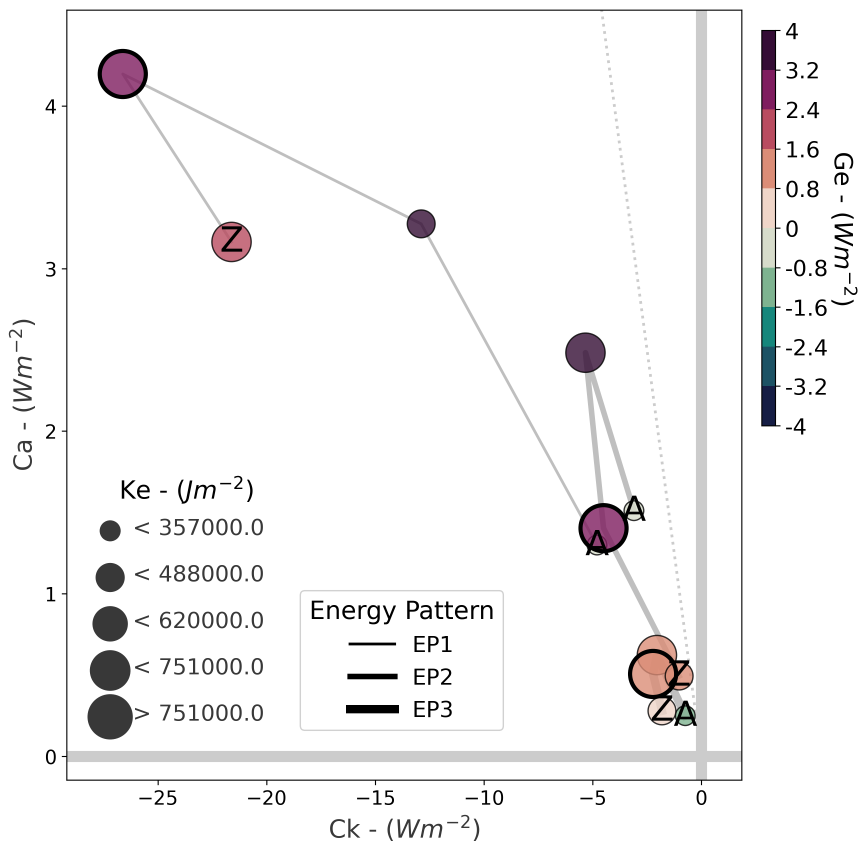
#> input picture figures/cluster/lps_conversion_zoom.png, 2598 x 2559 px (shown at 1/3 size)
$ python figure_lps_combined.py
#> lines starting #> are read from the running program, lines starting #| are printed output that depends on the picture
#!/usr/bin/env python3
# -*- coding: utf-8 -*-
"""
Figure: Combined LPS Diagrams for Publication

This script combines two Lorenz Phase Space (LPS) diagrams into a single figure:
- Left panel: Conversion LPS (zoom)
- Right panel: Imports LPS (zoom)

This script assumes the individual LPS diagrams have already been created by
scripts/cluster/step5_plot_energy_patterns.py. It reads those images,
arranges them side by side, adds panel labels, and saves the final figure.

Source figures:
- figures/cluster/lps_conversion_zoom.png
- figures/cluster/lps_imports_zoom.png

Author: Danilo Couto de Souza
Date: January 2026
"""

import os
import matplotlib.pyplot as plt
import matplotlib.image as mpimg
from pathlib import Path

# ============================================================================
# Configuration
# ============================================================================

# Paths
BASE_DIR = Path(__file__).resolve().parents[2]
CLUSTER_FIGURES_DIR = BASE_DIR / 'figures' / 'cluster'
MAIN_FIGURES_DIR = BASE_DIR / 'figures' / 'main'
MAIN_FIGURES_DIR.mkdir(parents=True, exist_ok=True)

# Source files (LPS zoom versions)
SOURCE_FILES = [
    'lps_conversion_zoom.png',
    'lps_imports_zoom.png',
]

# Output file
OUTPUT_FILE = MAIN_FIGURES_DIR / 'lps_combined.png'

# Figure settings
DPI = 300
FIGSIZE = (10, 7)  # Wide figure to accommodate two LPS diagrams side by side

# Panel labels
PANEL_LABELS = ['(a)', '(b)']

# ============================================================================
# Main Function
# ============================================================================

def create_combined_figure():
    """Create combined LPS figure from individual LPS diagrams."""

    print("=" * 70)
    print("CREATING COMBINED LPS FIGURE")
    print("=" * 70)
    print(f"Source directory: {CLUSTER_FIGURES_DIR}")
    print(f"Output directory: {MAIN_FIGURES_DIR}")
    print()

    # Check if source files exist
    source_paths = [CLUSTER_FIGURES_DIR / f for f in SOURCE_FILES]
    missing_files = [f for f in source_paths if not f.exists()]

    if missing_files:
        print("❌ ERROR: Missing source files:")
        for f in missing_files:
            print(f"  - {f}")
        print()
        print("Please run the following command to generate them:")
        print("  python scripts/cluster/step5_plot_energy_patterns.py")
        return 1

    # Load images
    print("Loading images...")
    images = []
    for path in source_paths:
        img = mpimg.imread(path)
#> img is the input picture: shape (2559, 2598, 4) float32; mean R, G, B, A 0.959, 0.956, 0.957, 1
        images.append(img)
        print(f"  ✓ {path.name}")
    print()

    # Create figure with 1 row, 2 columns
    print("Creating combined figure...")
    fig, axes = plt.subplots(1, 2, figsize=FIGSIZE, dpi=DPI)

    # Plot each image
    for ax, img, label in zip(axes, images, PANEL_LABELS):
        ax.imshow(img)
        ax.axis('off')

        # Add panel label in upper left corner
        if ax == axes[0]:  # Only label the left panel as (a)
            x = 0
        else:  # Label the right panel as (b)
            x = 0.02
        ax.text(x, 0.98, label, transform=ax.transAxes,
                fontsize=10, fontweight='bold', va='top', ha='left',
                bbox=dict(boxstyle='round,pad=0.3', facecolor='white',
                         edgecolor='none', alpha=0.8))
#> this loop made 2 passes
#> (label, x) on passes 1 to 2: ('(a)', 0), ('(b)', 0.02)

    # Adjust layout to minimize white space
    plt.subplots_adjust(wspace=0.02, hspace=0.0)

    # Save figure
    fig.savefig(OUTPUT_FILE, dpi=DPI, bbox_inches='tight', pad_inches=0.05)
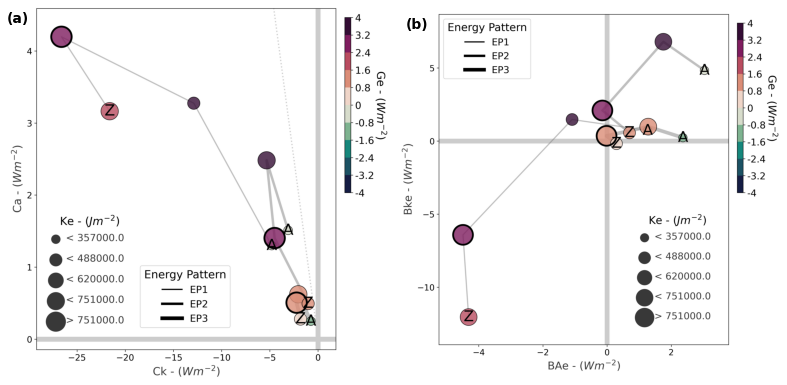
#> figure drawn by matplotlib, 2 panels
    plt.close(fig)

    print(f"✓ Figure saved: {OUTPUT_FILE}")
#> (the run stopped early here; a loop or call above may not have finished)
